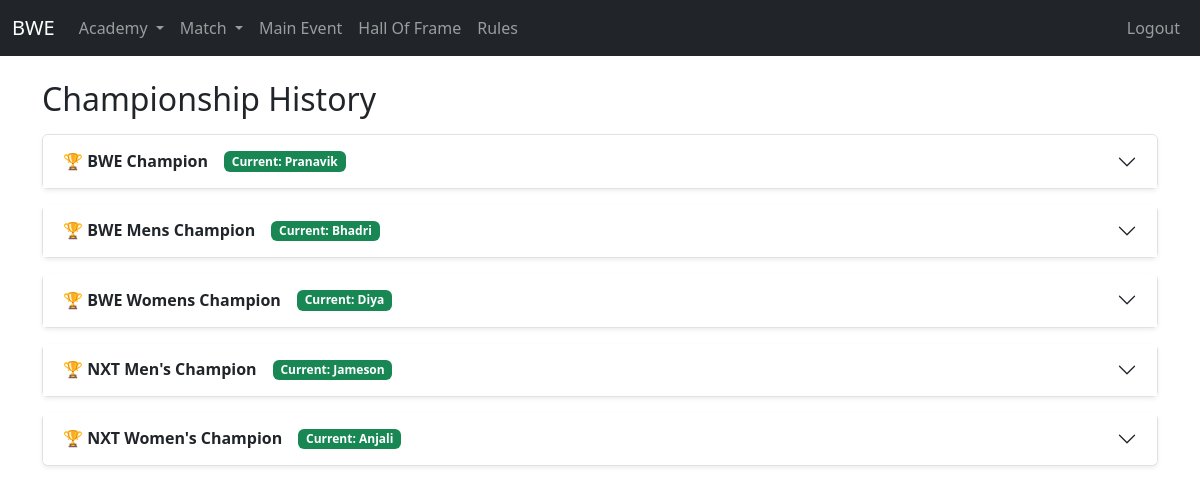
Screenshot of /academy/championship_history/ (signed in) with the database file from the repository.
### academy/models.py (models this page shows, shortened)
class Championship(models.Model):
    name = models.CharField(max_length=200)
    player = models.OneToOneField(Player, on_delete=models.CASCADE, null=True, blank=True)
    image_url = models.CharField(max_length=120, null=True, blank=True)
    hike = models.FloatField()
    updated_on = models.DateTimeField()
    class Meta:
        ordering = ["name"]

class Player(models.Model):
    GENDER_CHOICES = [
        ('Male', 'Male'),
        ('Female', 'Female'),
    ]
    name = models.CharField(max_length=200)
    gender = models.CharField(max_length=10, choices=GENDER_CHOICES)
    band = models.ForeignKey(Band, on_delete=models.CASCADE, related_name='player_band')
    wins = models.PositiveIntegerField(default=0)
    matchesplayed = models.PositiveIntegerField(default=0)
    winningpercentage = models.FloatField(default=0)
    networth = models.FloatField(default=0)
    image_url = models.CharField(max_length=120, null=True, blank=True)
    is_active = models.BooleanField(default=True)
    objects = ActivePlayerManager()
    all_objects = models.Manager()
    spouse = models.OneToOneField(
        'self',
        on_delete=models.SET_NULL,
        null=True,
        blank=True,
        related_name="partner"
    )

### academy/views.py (the view)
# urls.py: path('championship_history/', views.championship_history_list, name='championship-history'),
@login_required
def championship_history_list(request):
    championships = Championship.objects.prefetch_related("history__player")
    context = {
        'championships': championships
    }
    return render(request, 'academy/championship/championship_history.html', context)

### academy/models.py (called while the page is built)
    def __str__(self):
        return self.name

    @property
    def duration(self):
        end_time = self.ended_on or now()
        return end_time - self.started_on

### templates/academy/championship/championship_history.html (shortened to what this page needs)
{% extends 'base.html' %}
{% block content %}
<h2 class="mb-3">Championship History</h2>
<div class="accordion" id="championshipAccordion">
    {% for championship in championships %}
        <div class="accordion-item mb-3 shadow-sm rounded">
            <h2 class="accordion-header" id="heading{{ championship.id }}">
                <button class="accordion-button collapsed fw-bold" type="button"
                        data-bs-toggle="collapse"
                        data-bs-target="#collapse{{ championship.id }}"
                        aria-expanded="false"
                        aria-controls="collapse{{ championship.id }}">
                    <span class="me-2">🏆 {{ championship.name }}</span>
                    {% if championship.player %}
                        <span class="badge bg-success ms-2">
                            Current: {{ championship.player.name }}
                        </span>
                    {% else %}
                        <span class="badge bg-secondary ms-2">
                            Vacant
                        </span>
                    {% endif %}
                </button>
            </h2>
        </div>
    {% endfor %}
</div>
{% endblock %}

### rows the page displays
Championship: name "BWE Champion", player.name "Pranavik"
Championship: name "BWE Mens Champion", player.name "Bhadri"
Championship: name "BWE Womens Champion", player.name "Diya"
Championship: name "NXT Men's Champion", player.name "Jameson"
Championship: name "NXT Women's Champion", player.name "Anjali"
